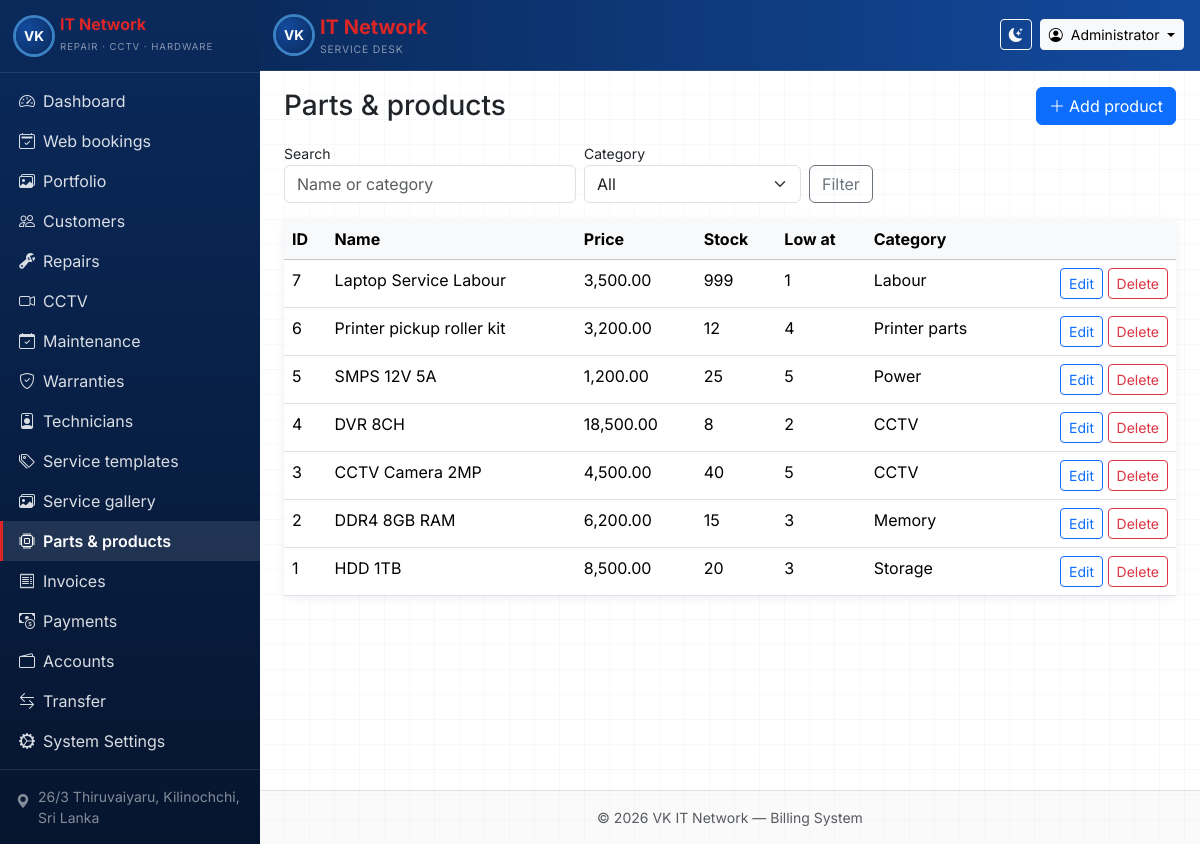
The page /modules/products/list.php (signed in) on the database its author committed.
### tables this page shows
CREATE TABLE users (
  id INT UNSIGNED AUTO_INCREMENT PRIMARY KEY,
  username VARCHAR(64) NOT NULL UNIQUE,
  password_hash VARCHAR(255) NOT NULL,
  fullname VARCHAR(128) DEFAULT NULL,
  role ENUM('admin','technician') NOT NULL DEFAULT 'admin',
  technician_id INT UNSIGNED DEFAULT NULL,
  created_at TIMESTAMP DEFAULT CURRENT_TIMESTAMP,
  CONSTRAINT fk_users_technician FOREIGN KEY (technician_id) REFERENCES technicians(id) ON DELETE SET NULL
);

CREATE TABLE products (
  id INT UNSIGNED AUTO_INCREMENT PRIMARY KEY,
  name VARCHAR(255) NOT NULL,
  price DECIMAL(14,2) NOT NULL DEFAULT 0.00,
  stock INT NOT NULL DEFAULT 0,
  low_stock_threshold INT UNSIGNED NOT NULL DEFAULT 5,
  category VARCHAR(128) DEFAULT NULL,
  created_at TIMESTAMP DEFAULT CURRENT_TIMESTAMP,
  updated_at TIMESTAMP NULL DEFAULT NULL ON UPDATE CURRENT_TIMESTAMP,
  INDEX idx_products_name (name),
  INDEX idx_products_category (category)
);

### includes/functions.php (called while the page is built, shortened)
<?php
function e(?string $s): string
{
    return htmlspecialchars((string) $s, ENT_QUOTES | ENT_SUBSTITUTE, 'UTF-8');
}
function users_has_role_column(PDO $pdo): bool
{
    $st = $pdo->prepare(
        'SELECT 1 FROM information_schema.COLUMNS WHERE TABLE_SCHEMA = DATABASE() AND TABLE_NAME = ? AND COLUMN_NAME = ? LIMIT 1'
    );
    $st->execute(['users', 'role']);
    $v = (bool) $st->fetchColumn();
    return $v;
}
function current_user(PDO $pdo): ?array
{
    if (users_has_role_column($pdo)) {
        $st = $pdo->prepare('SELECT id, username, fullname, role, technician_id FROM users WHERE id = ? LIMIT 1');
    } else {
        $st = $pdo->prepare('SELECT id, username, fullname FROM users WHERE id = ? LIMIT 1');
    }
    $st->execute([(int) $_SESSION['user_id']]);
    $u = $st->fetch();
    return $u ?: null;
}
function paginate(int $total, int $page, int $perPage): array
{
    $pages = max(1, (int) ceil($total / $perPage));
    $page = max(1, min($page, $pages));
    $offset = ($page - 1) * $perPage;
    return ['page' => $page, 'pages' => $pages, 'offset' => $offset, 'perPage' => $perPage];
}

### includes/layout_init.php (called while the page is built, shortened)
<?php
$pdo = db();
$currentUser = current_user($pdo);

### modules/products/list.php (the view, shortened to what this page needs)
<?php
require_once dirname(__DIR__, 2) . '/includes/layout_start.php';
$q = trim((string) ($_GET['q'] ?? ''));
$page = max(1, (int) ($_GET['p'] ?? 1));
$perPage = 15;
$where = '1=1';
$params = [];
$countSt = $pdo->prepare("SELECT COUNT(*) FROM products WHERE $where");
$countSt->execute($params);
$total = (int) $countSt->fetchColumn();
$pg = paginate($total, $page, $perPage);
$sql = "SELECT * FROM products WHERE $where ORDER BY id DESC LIMIT {$pg['perPage']} OFFSET {$pg['offset']}";
$st = $pdo->prepare($sql);
$st->execute($params);
$rows = $st->fetchAll();
?>
<div class="d-flex flex-column flex-md-row justify-content-between align-items-start align-items-md-center gap-2 mb-3">
    <h1 class="h3 mb-0">Parts &amp; products</h1>
    <a class="btn btn-primary" href="<?= e(BASE_URL) ?>/modules/products/add.php"><i class="bi bi-plus-lg me-1"></i>Add product</a>
</div>
<form class="row g-2 mb-3 align-items-end" method="get" action="">
    <div class="col-12 col-md-4">
        <label class="form-label small mb-0">Search</label>
        <input type="search" name="q" class="form-control" placeholder="Name or category" value="<?= e($q) ?>">
    </div>
    <div class="col-12 col-md-3">
        <label class="form-label small mb-0">Category</label>
        <select name="category" class="form-select">
            <option value="">All</option>
        </select>
    </div>
    <div class="col-auto">
        <button class="btn btn-outline-secondary" type="submit">Filter</button>
    </div>
</form>
<div class="card vk-card">
    <div class="table-responsive table-responsive-stack">
        <table class="table table-hover mb-0 sortable">
            <thead class="table-light">
                <tr>
                    <th data-sort="0">ID</th>
                    <th data-sort="1">Name</th>
                    <th data-sort="2" data-type="number">Price</th>
                    <th data-sort="3" data-type="number">Stock</th>
                    <th data-sort="4" data-type="number">Low at</th>
                    <th data-sort="5">Category</th>
                    <th></th>
                </tr>
            </thead>
            <tbody>
            <?php if (!$rows): ?>
                <tr><td colspan="7" class="text-center text-muted py-4">No products found.</td></tr>
            <?php else: ?>
                <?php foreach ($rows as $r): ?>
                    <?php
                    $lowAt = isset($r['low_stock_threshold']) ? (int) $r['low_stock_threshold'] : 5;
                    $isLow = (int) $r['stock'] <= $lowAt;
                    ?>
                    <tr class="<?= $isLow ? 'table-warning' : '' ?>">
                        <td><?= (int) $r['id'] ?></td>
                        <td><?= e($r['name']) ?><?= $isLow ? ' <span class="badge text-bg-warning text-dark">Low stock</span>' : '' ?></td>
                        <td><?= e(number_format((float) $r['price'], 2)) ?></td>
                        <td><?= (int) $r['stock'] ?></td>
                        <td><?= (int) $lowAt ?></td>
                        <td><?= e($r['category'] ?? '—') ?></td>
                        <td class="text-end text-nowrap">
                            <a class="btn btn-sm btn-outline-primary" href="<?= e(BASE_URL) ?>/modules/products/edit.php?id=<?= (int) $r['id'] ?>">Edit</a>
                            <a class="btn btn-sm btn-outline-danger" href="<?= e(BASE_URL) ?>/modules/products/delete.php?id=<?= (int) $r['id'] ?>" onclick="return confirm('Delete this product?');">Delete</a>
                        </td>
                    </tr>
                <?php endforeach; ?>
            <?php endif; ?>
            </tbody>
        </table>
    </div>
</div>
<?php require_once dirname(__DIR__, 2) . '/includes/layout_end.php'; ?>

### includes/navbar.php (shortened to what this page needs)
<?php
$cu = $currentUser ?? null;
?>
<nav class="navbar navbar-expand-lg navbar-dark vk-navbar border-bottom border-secondary border-opacity-25 sticky-top">
    <div class="container-fluid px-3">
        <a class="navbar-brand d-flex align-items-center gap-2 py-1" href="<?= e(BASE_URL) ?>/modules/dashboard.php">
            <span class="vk-logo-sm rounded-circle d-flex align-items-center justify-content-center fw-bold text-white">VK</span>
            <span class="d-none d-sm-inline">
                <span class="vk-brand-red fw-bold">IT Network</span>
                <small class="d-block text-white-50 text-uppercase" style="font-size: 0.65rem; letter-spacing: 0.08em;">Service desk</small>
            </span>
        </a>
        <div class="ms-auto d-flex align-items-center gap-2">
            <button type="button" class="btn btn-sm btn-outline-light" id="themeToggle" title="Toggle theme" aria-label="Toggle dark mode">
                <i class="bi bi-moon-stars-fill" id="themeIconDark"></i>
            </button>
            <div class="dropdown">
                <button class="btn btn-sm btn-light dropdown-toggle" type="button" data-bs-toggle="dropdown" aria-expanded="false">
                    <i class="bi bi-person-circle me-1"></i>
                    <span class="d-none d-md-inline"><?= e($cu['fullname'] ?? $cu['username'] ?? 'User') ?></span>
                </button>
            </div>
        </div>
    </div>
</nav>

### assets/css/style.css (style rules this page uses)
:root { --vk-blue-deep: #0a2a5c; --vk-blue-mid: #134a9e; --vk-blue-ring: #3b82c4; --vk-red-brand: #dc2626; --vk-grid: rgba(255, 255, 255, 0.06); }
body.vk-app { font-family: 'Inter', system-ui, -apple-system, sans-serif; }
.vk-navbar { background: linear-gradient(90deg, var(--vk-blue-deep), var(--vk-blue-mid)); }
.vk-logo-sm { width: 36px; height: 36px; font-size: 0.85rem; background: radial-gradient(circle at 30% 30%, var(--vk-blue-mid), var(--vk-blue-deep)); box-shadow: 0 0 0 3px var(--vk-blue-ring); }
.vk-brand-red { color: var(--vk-red-brand) !important; }
.vk-card { border: none; box-shadow: 0 0.125rem 0.5rem rgba(10, 42, 92, 0.08); }
.table-responsive-stack { overflow-x: auto; -webkit-overflow-scrolling: touch; }
.sortable th[data-sort] { cursor: pointer; user-select: none; }

### rows shown on the page
users: fullname "Administrator"
products: id "7", name "Laptop Service Labour", price "3,500.00", stock "999", low_stock_threshold "1", category "Labour"
products: id "6", name "Printer pickup roller kit", price "3,200.00", stock "12", low_stock_threshold "4", category "Printer parts"
products: id "5", name "SMPS 12V 5A", price "1,200.00", stock "25", low_stock_threshold "5", category "Power"
products: id "4", name "DVR 8CH", price "18,500.00", stock "8", low_stock_threshold "2", category "CCTV"
products: id "3", name "CCTV Camera 2MP", price "4,500.00", stock "40", low_stock_threshold "5", category "CCTV"
products: id "2", name "DDR4 8GB RAM", price "6,200.00", stock "15", low_stock_threshold "3", category "Memory"
products: id "1", name "HDD 1TB", price "8,500.00", stock "20", low_stock_threshold "3", category "Storage"
